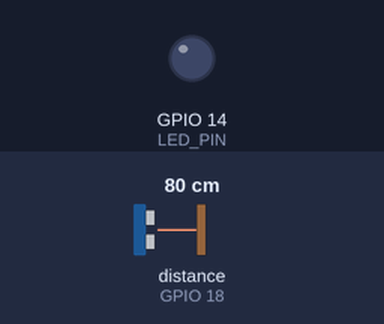
This sketch was run on a simulated ESP32. Shown: output pins drawn as LEDs (lit = HIGH). Wiring (from diagram.json): ultrasonic range finder: trigger GPIO 5; echo GPIO 18. The inputs (shaded band) are chosen by the test bench; at power-on: distance to the obstacle (sensor on GPIO 18) 80 cm. The echo pulse lasts 58.3 µs per cm; pins used as bus, display or sensor lines are not drawn; what the sketch prints to the serial monitor is not drawn.

Above: at 1.2 s.
1.3 s: distance to the obstacle (sensor on GPIO 18) set to 22 cm
2.8 s: distance to the obstacle (sensor on GPIO 18) set to 19 cm
At 3.2 s:
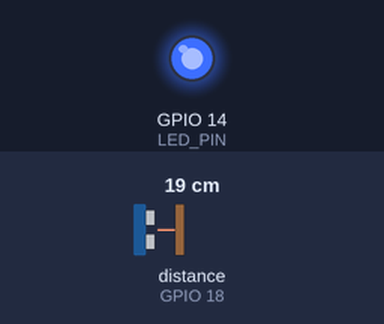
4.3 s: distance to the obstacle (sensor on GPIO 18) set to 35 cm
At 5.2 s:
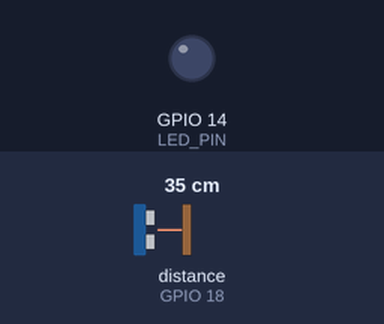
5.8 s: distance to the obstacle (sensor on GPIO 18) set to 2 cm
At 6.5 s:
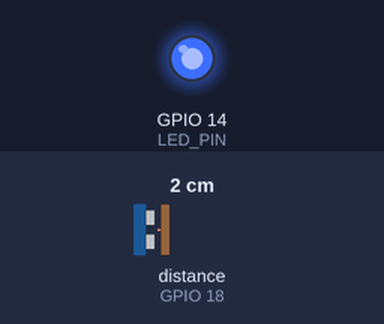
Timing chart, 0 to 8.3 s (numbered marks = the images above; inputs shaded):
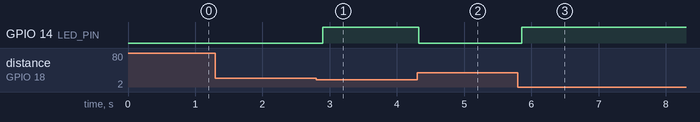

Measured:
- the behaviour switches between 21 and 20 cm on distance to the obstacle (sensor on GPIO 18) (found by bisection; images 0 and 1)
- after the input at 1.3 s, every drawn part: stays the same
- after the input at 2.8 s, GPIO 14 (LED_PIN): LOW → HIGH after 0.10 s
- after the input at 4.3 s, GPIO 14 (LED_PIN): HIGH → LOW at once
- after the input at 5.8 s, GPIO 14 (LED_PIN): LOW → HIGH after 0.06 s

The sketch:

skech.ino
```cpp
#define TRIG_PIN 5
#define ECHO_PIN 18
#define LED_PIN 14

void setup() {
  Serial.begin(115200);
  pinMode(TRIG_PIN, OUTPUT); // TRIG memancarkan suara
  pinMode(ECHO_PIN, INPUT); // ECHO mendengarkan pantulan
  pinMode(LED_PIN, OUTPUT); // konfigurasi pin LED sebagai output

  digitalWrite(LED_PIN, LOW); // pastikan LED mati saat awal boot
}

void loop() {
  // 1. memancarkan gelombang suara selama 10 mikrodetik
  digitalWrite(TRIG_PIN, LOW);
  delayMicroseconds(2);
  digitalWrite(TRIG_PIN, HIGH);
  delayMicroseconds(10);
  digitalWrite(TRIG_PIN, LOW);

// 2. membaca waktu pantulan (dalam mikrodetik)
long duration = pulseIn(ECHO_PIN, HIGH);

// 3. menghitung jarak ke centimeter
float distance = duration * 0.034 / 2;

// 4. logika kontrol LED merah
if (distance < 20.0) {
  digitalWrite(LED_PIN, HIGH); // LED biru menyala
} else {
  digitalWrite(LED_PIN, LOW); // LED biru mati
}

Serial.print("jarak: ");
Serial.print(distance);
Serial.print(" cm");

delay(100); // jeda 1 detik antar pembacaan
}
```
